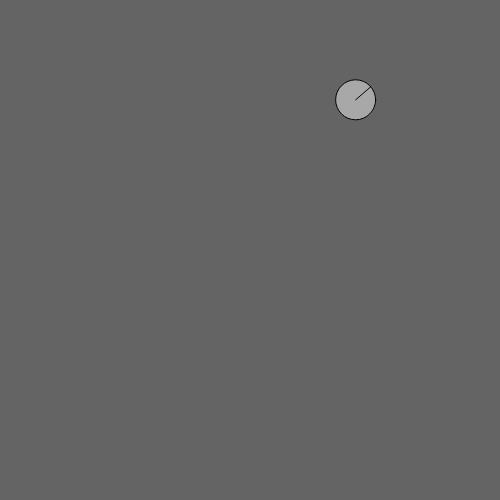
Frame 1 (no input)
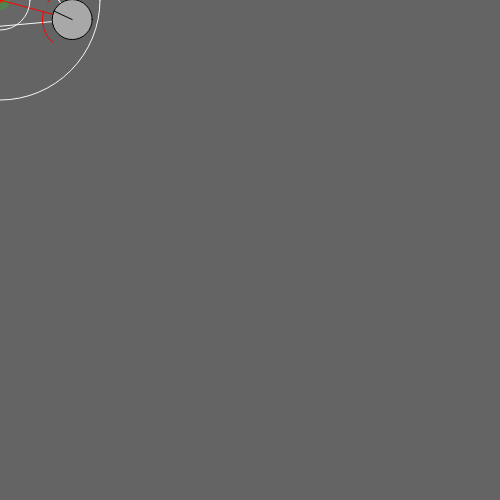
Frame 60 (no input)
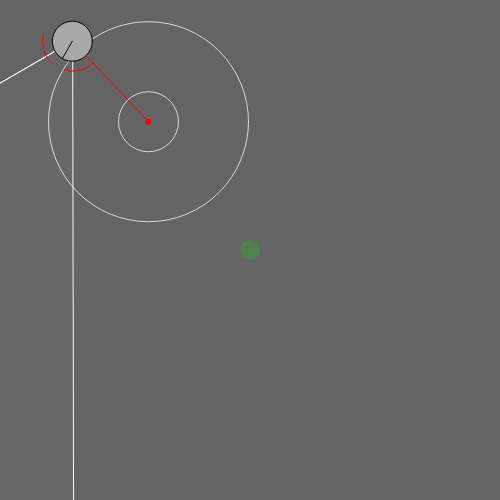
Frame 120 (the mouse pressed at the canvas centre since frame 60)

The p5.js sketch that drew these frames (run headless with seeded random() and noise() and a simulated clock; from frame 60 on, the mouse is pressed at the canvas centre):

// p5.js sketch
// ── sketch.js
class Agent{

  constructor()
  {    
    //MOTION - ATTRIBUTE
    this.pos   = createVector(0.0,0.0)
    this.speed = createVector(0.0,0.0)
    this.accel = createVector(0.0,0.0)
    
    this.angular_pos   = 0.0
    this.angular_speed = 0.0
    this.angular_accel = 0.0
    
    //STATE - ATTRIBUTE
    this.excitement = 1.0
    
    //MOTION - SETTING
    this.pos_limit   = [ 0.0 , canvasSize[0], 0.0 , canvasSize[1]]
    this.speed_limit = [ 0.0 , 5.0]
    this.accel_limit = [ 0.0 , 5.0]

    this.angular_pos_limit   = [ -1000.0 ,1000.0]
    this.angular_speed_limit = [ -0.2 ,0.2]
    this.angular_accel_limit = [ -0.1 ,0.1]
      
    //PROPERTY - SETTING
    this.size            = 20.0
    
    this.vision          = 30
    this.slowDownDist    = [ 30.0 , 100.0]
    this.slowDownAngle   = [ 10.0 , 75.0]   
    
    //TARGET - ATTRIBUTE

    this.target                 = createVector(0.0, 0.0);
    
    this.target_mind_pos        = createVector(0.0, 0.0);
    this.target_mind_pos_last   = createVector(0.0, 0.0);    
    this.target_mind_speed      = createVector(0.0, 0.0);
    this.target_mind_speed_last = createVector(0.0, 0.0);    
    this.target_mind_accel      = createVector(0.0, 0.0);
    
    this.target_out_canvas     = false
    this.target_in_vision      = false
    this.target_mind_in_vision = true
    
    //COLLISION - ATTRIBUTE
    this.collision_agents = []
    
    //COLLISION - SETTING
    this.collision_others = 0.9
    
    //AVOID - ATTRIBUTE
    this.avoid_agents = []
    this.in_vision_agents = []
    
    //AVOID - SETTING
    this.avoid_others = 0.01
    this.avoid_dist   =  50.0    
    
    //VISUAL
    this.draw_helpers       = false
    this.draw_vision        = true
    this.draw_vision_target = true
    this.draw_target        = true
    this.draw_target_aim    = true
    this.draw_target_dist   = true
    this.draw_avoid         = true
    this.draw_collision     = true
    
    this.shape_type   = "circle"
    this.shape_color  = [170,170,170,250]
    
    this.vision_size  = 200.0
    this.vision_color  = [170,170,170,10]
    
    
    this.colorVisionStroke = [250,250,250,250]
    
    this.canvas      = canvas  
  }
  
  randomPosition()
  {
    this.pos = createVector( random(this.pos_limit[0] , this.pos_limit[1]) , random( this.pos_limit[2] , this.pos_limit[3])  )
    this.target_mind = createVector( random(this.pos_limit[0] , this.pos_limit[1]) , random( this.pos_limit[2] , this.pos_limit[3])  )
  }

  keepPositionInCanvas()
  {
    if( this.pos.x        < this.pos_limit[0] ) this.pos.x = ( this.pos.x        - this.pos_limit[0] ) + this.pos_limit[1]
    if( this.pos_limit[1] < this.pos.x        ) this.pos.x = ( this.pos_limit[1] -this.pos.x         ) + this.pos_limit[0]
    
    if( this.pos.y        < this.pos_limit[2] ) this.pos.y = ( this.pos.y        - this.pos_limit[2] ) + this.pos_limit[3]
    if( this.pos_limit[3] < this.pos.y        ) this.pos.y = ( this.pos_limit[3] - this.pos.y        ) + this.pos_limit[2]
  }  

  randomSpeed()
  {
    let randomSpeed = random(this.speed_limit[0] , this.speed_limit[1] )
    this.speed = p5.Vector.random2D();
    let v = createVector(1,0)
    this.angular_pos = v.angleBetween(this.speed);
    this.speed.mult(randomSpeed);
    
  }
  
  followTarget( )
  {  
      //________________________________________________________________________ORIENT
      this.angular_accel = 0
      
      //ORIENT - ADD STEERING   
      let vTargetA      = p5.Vector.sub( this.target_mind_pos , this.pos )
      let vOrientA      = createVector(  cos( this.angular_pos ) , sin( this.angular_pos )     ) 
      let desirRotation = degrees( vOrientA.angleBetween(vTargetA) )
      
      
      if( abs( desirRotation ) < this.slowDownAngle[1] )
        desirRotation *=  max( 0.0 , ( abs( desirRotation) - this.slowDownAngle[0] ) ) / this.slowDownAngle[1]   

      this.angular_accel += desirRotation
      
      //________________________________________________________________________POS
      this.accel = createVector(0,0)
      
      //POS - GET FRICTION 
      this.accel.add( this.speed *-1 * this.friction) 
      
      
      //POS - ADD STEERING
      let l_rays  = this.size 
      let vDesir  = p5.Vector.sub( this.target_mind_pos , this.pos )
      let l_delta = vDesir.mag() - l_rays
      
      
      if( 0 < l_delta )
        {

          let desirSpeed = this.speed_limit[1]
          
          if( l_delta < this.slowDownDist[1]   )
              desirSpeed *= max( 0.0 , ( ( l_delta - this.slowDownDist[0]) / this.slowDownDist[1] ) )
             
          
          
          vDesir.setMag(desirSpeed)
          
          
          let vSteer = p5.Vector.add( vDesir , this.speed * -1 )
          
          //DIR CONSTRAINT
          
          if( this.onlyFrontDriving )
            {
              let vOrient = createVector(  cos(this.angular_pos) , sin(this.angular_pos)     ) 
              vOrient.mult( vOrient.dot(vSteer) )
              vSteer = vOrient;              
            }
           
          
          this.accel.add( vSteer )
                            
        }  
        
  
  }  
  
  avoidOthers( Agents , iSelf )
  {
    
    let vDelta_cumulate = createVector();
    this.avoid_agents     = []
    this.in_vision_agents = []
    for( var i = 0 ; i < Agents.length ; i++ )
    {
      if( i == iSelf ) continue
      
      
      let vTarget       = p5.Vector.sub( Agents[i].pos , this.pos)
      let vOrient      = createVector(  cos(this.angular_pos)* this.size  , sin(this.angular_pos) * this.size    )  
      let angleTarget  = degrees( vOrient.angleBetween(vTarget    ) )
   
      let is_in_vision = false
      if( abs(angleTarget) < this.vision )
        is_in_vision = true
    
      if( is_in_vision == false )
        continue
        
        
      this.in_vision_agents.push( Agents[i] )
        
      
      
      let min_delta = this.size + Agents[i].size + this.avoid_dist
      let vDelta = p5.Vector.sub(this.pos, Agents[i].pos)
      let current_delta = vDelta.mag()
      
      
      if( current_delta < min_delta )
        {
          vDelta.setMag( min_delta - current_delta )
          vDelta_cumulate.add(vDelta) 
          this.avoid_agents.push( Agents[i] )
          
          this.excitement = this.excitement +0.001
        }
    }   
    
    vDelta_cumulate.mult(this.avoid_others)
    //this.target_mind_pos.add( vDelta_cumulate )
    this.accel.add( vDelta_cumulate )
      
  }
  
  
  followOthers( Agents , iSelf )
  {
    
    let vDelta_cumulate = createVector();
    let vPos_cumulate = createVector();
    
    this.in_vision_agents = []
    for( var i = 0 ; i < Agents.length ; i++ )
    {
      if( i == iSelf ) continue
      
      
      let vTarget       = p5.Vector.sub( Agents[i].pos , this.pos)
      let vOrient      = createVector(  cos(this.angular_pos)* this.size  , sin(this.angular_pos) * this.size    )  
      let angleTarget  = degrees( vOrient.angleBetween(vTarget    ) )
   
      let is_in_vision = false
      if( abs(angleTarget) < this.vision )
        is_in_vision = true
    
      if( is_in_vision == false )
        continue
        
        
      this.in_vision_agents.push( Agents[i] )
        
      
      vDelta_cumulate.add( Agents[i].accel )
      vPos_cumulate.add( Agents[i].pos)
    }   
    
    if( ( 0 < Agents.length  )&&( 1.0 < vDelta_cumulate.mag() ) )
    {
      vDelta_cumulate.mult(10.0)
      
      vPos_cumulate.div( Agents.length )
      
      //this.target_mind_pos = vPos_cumulate
      this.target_mind_pos.add( vDelta_cumulate )      
    }

      
  }
  
  
  collisionOthers( Agents , iSelf )
  {
    let vDelta_cumulate = createVector();
    this.collision_agents = []   
    for( var i = 0 ; i < Agents.length ; i++ )
    {
      if( i == iSelf ) continue
      
      let min_delta = this.size + Agents[i].size 
      let vDelta = p5.Vector.sub(this.pos, Agents[i].pos)
      let current_delta = vDelta.mag()
      
      if( current_delta < min_delta )
        {
          vDelta.setMag(min_delta - current_delta)
          vDelta_cumulate.add(vDelta) 
          this.collision_agents.push( Agents[i] )
          this.excitement = this.excitement +0.005
        }
    }   
    vDelta_cumulate.mult(this.collision_others)
    this.accel.add( vDelta_cumulate )
  }  
  
  
  update_mind_target()
  {
    

    
    let vTarget     = p5.Vector.sub( this.target , this.pos)
    let vTargetMind = p5.Vector.sub( this.target_mind_pos , this.pos)
    let vOrient     = createVector(  cos(this.angular_pos)* this.size  , sin(this.angular_pos) * this.size    )
    
    let angleTarget     = degrees( vOrient.angleBetween(vTarget    ) )
    let angleTargetMind = degrees( vOrient.angleBetween(vTargetMind) )
    
    
    this.target_mind_in_vision = true
    
    this.target_in_vision = false
    if( ( abs(angleTarget) < this.vision )&&( this.target_out_canvas == false ) )
      this.target_in_vision = true
    
    let target_mind_in_vision = false
    if( abs(angleTargetMind) < this.vision )
      target_mind_in_vision = true
    
    
    if( this.target_in_vision )
      {
        this.target_mind_pos_last   = this.target_mind_pos
        this.target_mind_pos        = this.target
        
        this.target_mind_speed_last = this.target_mind_speed
        this.target_mind_speed      = p5.Vector.sub( this.target_mind_pos , this.target_mind_pos_last )
        
        //this.target_mind_accel      = p5.Vector.sub( this.target_mind_speed , this.target_mind_speed_last ) 
        this.target_mind_in_vision = true
        
        this.excitement = 1.0
      }
    else
    {


      if( target_mind_in_vision )
        {
           let angle_tmp = abs( degrees(this.target_mind_speed.angleBetween(vOrient)) )
           
          if( ( 0.01 < this.target_mind_speed.mag() )&&( 20.0 < angle_tmp ) )
              this.target_mind_in_vision = false
            else
              this.target_mind_in_vision = true       
        }
      else
        {
          this.target_mind_in_vision = false          
        }


      if( this.target_mind_in_vision == false )
        {
          this.target_mind_pos.add( this.target_mind_speed )       
        }
      else
        {
          let vOrient     = createVector(  cos(this.angular_pos)  , sin(this.angular_pos) )
                                         
          this.target_mind_speed    = createVector(0.0,0.0)
          this.target_mind_pos      = createVector(this.pos.x+vOrient.x*this.slowDownDist[0] ,this.pos.y+vOrient.y*this.slowDownDist[0] )
          this.target_mind_pos_last = createVector(this.pos.x+vOrient.x*this.slowDownDist[0] ,this.pos.y+vOrient.y*this.slowDownDist[0] )
          
          if(( this.speed.mag() < 0.001 )&&( abs( degrees( this.angular_speed )  < 0.001 ) )&&( 0.01 < this.excitement ) )
            {
              this.target_mind_pos = createVector( random(this.pos_limit[0] , this.pos_limit[1]) , random( this.pos_limit[2] , this.pos_limit[3])  )
              this.target_mind_pos_last = this.target_mind_pos
            }      
      
      
      
        }
        

      
      
    }
    
    
  }
  
  
  
  
  applyAccel( friction )
  {
    
    this.angular_accel = min( max( this.angular_accel , this.angular_accel_limit[0] ) , this.angular_accel_limit[1]  )
    this.angular_speed += this.angular_accel
    this.angular_speed = min( max( this.angular_speed , this.angular_speed_limit[0] ) , this.angular_speed_limit[1]  )
    this.angular_pos   += this.angular_speed

    this.angular_speed *= ( 1.0 - friction )
    
    
    
    let accel_mag = this.accel.mag()
    accel_mag = min( max( accel_mag , this.accel_limit[0] ) , this.accel_limit[1]  )
    this.accel.setMag(accel_mag)
    
    this.speed.add(this.accel)

    let speed_mag = this.speed.mag()
    speed_mag = min( max( speed_mag , this.accel_limit[0] ) , this.accel_limit[1]  )
    this.speed.setMag(speed_mag)
    
    this.pos.add( this.speed )
    
    this.speed.mult( 1.0 - friction )
    
    
    this.excitement = this.excitement - 0.0035
    
  }

  draw()
  {
    let vOrient = createVector(  cos(this.angular_pos)* this.size  , sin(this.angular_pos) * this.size    ) 
    

    
    if( this.draw_helpers )
    {
      if( this.draw_vision )
      {
        let stroke_size = 1.0
        let stroke_color = [250,250,250,250]
        
        stroke(stroke_color[0], 
               stroke_color[1], 
               stroke_color[2],
               stroke_color[3]);
        strokeWeight(stroke_size);     
        fill(color(this.vision_color[0], 
                   this.vision_color[1], 
                   this.vision_color[2],
                   this.vision_color[3]));   
        
        
        let vOrientA = p5.Vector.mult( vOrient , this.vision_size  );
        
        let vVisionA = createVector( vOrientA.x , vOrientA.y );
        let vVisionB = createVector( vOrientA.x , vOrientA.y );
        
        vVisionA.rotate(radians(this.vision))
        vVisionB.rotate(radians(this.vision*-1))
        
        triangle( this.pos.x, this.pos.y , 
                  this.pos.x + vVisionA.x, this.pos.y + vVisionA.y,
                  this.pos.x + vVisionB.x, this.pos.y + vVisionB.y); 
        
        line( this.pos.x , this.pos.y , 
              this.pos.x + vVisionA.x , this.pos.y + vVisionA.y )
      }
 

     
      if( this.draw_target )
      {
        strokeWeight(0); 
        fill(color(255,0,0,255)) 
        
        //DRAW POINT
        circle(this.target_mind_pos.x, this.target_mind_pos.y, 3*2)  
        
        fill(color(0,255,0,50)) 
        circle(this.target.x, this.target.y, 10*2)  
   
        //DRAW AIM
        stroke(255,0,0,255);
        strokeWeight(1);         
        line( this.pos.x , this.pos.y , this.target_mind_pos.x , this.target_mind_pos.y )  
        
        //DRAW ORIENT ZONE

        fill(color(0,0,0,0)) 
        arc( this.pos.x , this.pos.y ,  this.size*3 , this.size*3 , 
            this.angular_pos + radians(this.slowDownAngle[0]) , this.angular_pos + radians(this.slowDownAngle[1]) )
        
        arc( this.pos.x , this.pos.y ,  this.size*3 , this.size*3 , 
            this.angular_pos - radians(this.slowDownAngle[1]) , this.angular_pos - radians(this.slowDownAngle[0]) )
           
        
        //DRAW TRANSLATE ZONE
        stroke(250,250,250,250*this.excitement);
        strokeWeight(1); 
        fill(color(0,0,0,0));
            
        circle( this.target_mind_pos.x , this.target_mind_pos.y , this.slowDownDist[1] * 2 )
        circle( this.target_mind_pos.x , this.target_mind_pos.y , this.slowDownDist[0] * 2 )   
        
      }

      if( this.draw_avoid )
      {

        stroke(0,170,0,250);
        strokeWeight(1); 
        fill(color(0,170,0,100));
        
        
        
        let vision_avoid_draw_size = ( this.size + this.avoid_dist ) *2
        if( 0 < this.avoid_agents.length )
          arc( this.pos.x , this.pos.y ,  vision_avoid_draw_size, vision_avoid_draw_size, 
            this.angular_pos - radians(this.vision) , this.angular_pos + radians(this.vision) )
                
        
        for( var i = 0 ; i < this.avoid_agents.length ; i++ )
          line( this.avoid_agents[i].pos.x , this.avoid_agents[i].pos.y , this.pos.x , this.pos.y )
        
        
        stroke(170,170,170,170);
        for(  i = 0 ; i < this.in_vision_agents.length ; i++ )
          line( this.in_vision_agents[i].pos.x , this.in_vision_agents[i].pos.y , this.pos.x , this.pos.y )        
        
        
        
      }
    }
    

 

    
    //DRAW SHAPE
    if( this.shape_type == "triangle" )
    {
      let override_shape_size = 1.5
      vOrient.mult(override_shape_size)

      let sizeBack    = 0.5
      let stroke_color = [0,0,0,250]
      let stroke_size = 1.0
      
      
      stroke(stroke_color[0], 
             stroke_color[1], 
             stroke_color[2],
             stroke_color[3]);
      strokeWeight(stroke_size); 
      fill(color(this.shape_color[0], 
                 this.shape_color[1], 
                 this.shape_color[2],
                 this.shape_color[3]));
      
      let shapeCoordsFront = p5.Vector.add( this.pos , vOrient);
      let cBack  = p5.Vector.add( this.pos , p5.Vector.mult( vOrient , -1.0  ) );
  
      let vOrientBack  = createVector( vOrient.y , vOrient.x * -1 )
      
      vOrientBack.mult(sizeBack)
      
      let shapeCoordsBackA = p5.Vector.add( cBack , vOrientBack )
      let shapeCoordsBackB = p5.Vector.add( cBack , p5.Vector.mult( vOrientBack , -1.0  ) );
    
      //circle( this.pos.x , this.pos.y , this.size * 2 )
      triangle( shapeCoordsFront.x, shapeCoordsFront.y , 
                shapeCoordsBackA.x, shapeCoordsBackA.y,
                shapeCoordsBackB.x, shapeCoordsBackB.y);  
      
      
    }
    else if( this.shape_type == "circle" )
    {
      let sizeBack    = 0.5
      let stroke_color = [0,0,0,250]
      let stroke_size = 1.0
      
      
      stroke(stroke_color[0], 
             stroke_color[1], 
             stroke_color[2],
             stroke_color[3]);
      strokeWeight(stroke_size); 
      fill(color(this.shape_color[0], 
                 this.shape_color[1], 
                 this.shape_color[2],
                 this.shape_color[3]));
      
      
      circle( this.pos.x , this.pos.y , this.size * 2 )
      let pOrient  = p5.Vector.add( this.pos , vOrient )
      line(this.pos.x,this.pos.y , pOrient.x , pOrient.y)
      
    }

  }
  
}

/*
class AgentTarget{

  constructor( canvas )
  {
    this.pos     = createVector(0,0);
    this.size        = 20.0
    this.color       = [100,170,100,100]
    this.colorStroke = [170,170,170,250]
    this.canvas      = canvas  
  }
  
}
*/







class World{

  constructor()
  {
    this.objs         = [];    
    this.friction = 0.15;
    this.mouseOut = false
  }
  
  solve()
  {
    
    //BASE FORCES
    for( var i = 0 ; i < this.objs.length ; i++ )
    {
      this.objs[i].target = createVector( mouseX , mouseY ) 
      this.objs[i].target_out_canvas = this.mouseOut
      this.objs[i].keepPositionInCanvas()
      
      this.objs[i].update_mind_target()
      this.objs[i].followOthers( this.objs , i )
      this.objs[i].followTarget()
      this.objs[i].avoidOthers( this.objs , i )
      this.objs[i].collisionOthers(  this.objs , i )
      this.objs[i].applyAccel( this.friction )     
    }   

  }
  
  append( agent )
  {
    this.objs.push( agent )
  }
  
  draw()
  { 
     
    for( var i = 0 ; i < this.objs.length ; i++ )
      {

        
        this.objs[i].draw(); 
      }
        
  }
  
}


class user_control{
  
  
  constructor()
  {
    this.types             = []
    this.names             = []
    this.values            = []
    this.sections          = []

    this.names    = this.names.concat(    [ ' ==== WORLD ==== ' ,'agentNbr'            , 'friction'                    , 'debug_agent_num'    ]  )
    this.types    = this.types.concat(    [ 'text'              ,'slider'              , 'slider'                      , 'slider'             ]  )
    this.values   = this.values.concat(   [ ''                  , [ 1 , 0,  50 , 1 ]   , [ 0.15 , 0.0,  1.0 , 0.01 ]  , [ -1 , -1,  50 , 1 ] ]  )
    this.sections = this.sections.concat( [ ''                  , 'world'              , 'world'                       , ''                   ]  )

    this.names    = this.names.concat(    [ ' ==== AGENT ==== ' ,'shape'                , 'size'                         ]  )
    this.types    = this.types.concat(    [ 'text'              ,'enum'                 , 'slider'                       ]  )
    this.values   = this.values.concat(   [ ''                  , ['circle','triangle'] , [ 20.0 , 0.01,  100.0 , 0.1 ]  ]  )
    this.sections = this.sections.concat( [ ''                  , 'world'               , 'world'                        ]  )      
    
    this.names    = this.names.concat(    [  'speed_limit'                 , 'accel_limit'                ]  )
    this.types    = this.types.concat(    [  'slider'                      , 'slider'                     ]  )
    this.values   = this.values.concat(   [  [ 5.0 , 0.0,  100.0 , 0.01 ]  , [ 5.0 , 0.0,  100.0 , 0.01 ] ]  )
    this.sections = this.sections.concat( [  'world'                       , ''                           ]  )    
    
    this.names    = this.names.concat(    [ 'angular_speed_limit'         , 'angular_accel_limit'        ]  )
    this.types    = this.types.concat(    [ 'slider'                      , 'slider'                     ]  )
    this.values   = this.values.concat(   [ [ 0.2 , 0.0,  10.0 , 0.01 ]  , [ 0.1 , 0.0,  10.0 , 0.01   ] ]  )
    this.sections = this.sections.concat( [ 'world'                       , ''                           ]  ) 
    
    this.names    = this.names.concat(    [ 'vision'                       , 'slowDownDist_min'             , 'slowDownDist_max'              ]  )
    this.types    = this.types.concat(    [ 'slider'                       , 'slider'                       , 'slider'                        ]  )
    this.values   = this.values.concat(   [ [ 60.0 , 10.0 ,  180.0 , 1.0 ] , [ 30.0 , 10.0 ,  200.0 , 1.0 ] , [ 30.0 , 10.0 ,  200.0 , 1.0 ]  ]  )
    this.sections = this.sections.concat( [ 'world'                        , ''                             , ''                              ]   )     
    
    this.names    = this.names.concat(    [ 'slowDownAngle_min'            , 'slowDownAngle_max'              ]  )
    this.types    = this.types.concat(    [ 'slider'                       , 'slider'                        ]  )
    this.values   = this.values.concat(   [ [ 10.0 , 10.0 ,  200.0 , 1.0 ] , [ 10.0 , 10.0 ,  200.0 , 1.0 ]  ]  )
    this.sections = this.sections.concat( [ ''                             , ''                              ]   )   
    
    this.names    = this.names.concat(    [ 'collision_others'           , 'avoid_others'                  , 'avoid_dist'                     ]  )
    this.types    = this.types.concat(    [ 'slider'                     , 'slider'                        , 'slider'                         ]  )
    this.values   = this.values.concat(   [ [ 0.9 , 0.0 ,  1.0 , 0.01 ]  , [ 0.01 , 0.0 ,  1.0 , 0.01 ]    , [ 50.0 , 0.0 ,  100.0 , 0.1 ]    ]  )
    this.sections = this.sections.concat( [ ''                           , ''                              , ''                               ]   )      
    
    
    this.Objs       = []

  }

  build_ui()
  {  
    var y_step = 20.0;
    var x_col = 150;

    for( var i = 0 ; i < this.names.length ; i++ )
      {
        
        if( this.types[i] == 'slider')
          {
            let t = createP( this.names[i] );
            t.style('color', '#FFF');
            t.position( 0 , canvasSize[1] + y_step * i );  
            
            let s = createSlider(this.values[i][1], this.values[i][2], this.values[i][0], this.values[i][3] )
            s.position( x_col , canvasSize[1] + 15 + y_step * i ); 
            
            let v = createP( s.value() );
            v.style('color', '#FFF');
            v.position( x_col + 200 , canvasSize[1] + y_step * i  ); 
            
            //let r = createButton( 'reset' );
            //r.position( x_col + 250 , canvasSize[1] + 15 + y_step * i  );
            //r.mousePressed( toto , this , i )
            
            this.Objs.push( [t ,s , v ] )
          }
        else if( this.types[i] == 'text')
          {
            let t = createP( this.names[i] );
            t.style('color', '#FFF');
            t.position( 0 , canvasSize[1] + y_step * i );    
            this.Objs.push( [t] )
          }
        else if( this.types[i] == 'enum')
          {
            let t = createP( this.names[i] );
            t.style('color', '#FFF');
            t.position( 0 , canvasSize[1] + y_step * i );  
            
            let radio = createSelect( );
            for( var j =0 ; j < this.values[i].length ; j++ )
              {
                radio.option(  this.values[i][j]);                
              }
            radio.selected(this.values[i][0]) 
                 
            radio.position( x_col , canvasSize[1] + 15 + y_step * i );  
            
            this.Objs.push( [t,radio] )
          }
        
      }    
  }
  
  reset_ui( button_pressed_i  )
  {
    print( button_pressed_i)
    if( button_pressed_i != -1 )
      {
        this.Sliders[button_pressed_i].value( this.sliders_default_v[button_pressed_i]  )      
      }
  }

  update_ui( button_pressed_i = -1 )
  {    
    for( var i = 0 ; i < this.Objs.length ; i++ )
    {
      if( this.types[i] == 'slider' )
        this.Objs[i][2].html( this.Objs[i][1].value()  )//Sliders[i].value() )
    }

    
  }
  
  get_value( attr_name )
  {
    let i = this.names.indexOf(attr_name)
    if( this.types[i] == 'slider')
      return this.Objs[i][1].value()
    else if( this.types[i] == 'enum')
      return this.Objs[i][1].value()
    
  }
   
}




/////////////////////////////////////////////////////////////////////////////////////////////////
/////////////////////////////////////////////////////////////////////////////////////////////////
/////////////////////////////////////////////////////////////////////////////////////////////////

//LAYOUT
var canvasSize        = [500, 500]
var canvasSizeDefault = [500, 500]

//INDIVIDUAL PARAM
var agentNbr = 1;



/////////////////////////////////////////////////////////////////////////////////////////////////
/////////////////////////////////////////////////////////////////////////////////////////////////
/////////////////////////////////////////////////////////////////////////////////////////////////

var world;
var debug = true;

var uc       = null;
var buildUc = false


function setup() {
  //LAYOUT
  
  
  world = new World(); 
  
  let Canvas = createCanvas(canvasSize[0], canvasSize[1]);
  Canvas.mouseOut( utils_mouseOut )
  Canvas.mouseOver( utils_mouseIn )
  
  
  for( var i = 0 ; i < agentNbr ; i++ )
  {
    let newAgent = new Agent();  
    newAgent.randomPosition()
    newAgent.randomSpeed()
    
    world.append(newAgent) 
  }
  
  
  uc = new user_control()
  if( buildUc )
    uc.build_ui()
  
  
  
  

     
  //noLoop();
}


function draw() {
  
  background(100);
  world.solve();
  world.draw();
  
  for( i = 0 ; i < world.objs.length ; i++ )
  {
      world.objs[i].draw_helpers = debug
  }
  
  
  if( buildUc )
  {
  uc.update_ui()
  
  nbrAgents      = uc.get_value( 'agentNbr' )
  world.friction = uc.get_value( 'friction' )
  

  for( i = 0 ; i < world.objs.length ; i++ )
    {
      world.objs[i].shape_type     = uc.get_value( 'shape' )
      world.objs[i].size           = uc.get_value( 'size' )

      //world.objs[i].speed_limit          = uc.get_value( 'speed_limit' )
      //world.objs[i].accel_limit          = uc.get_value( 'accel_limit' )
      //world.objs[i].angular_speed_limit  = uc.get_value( 'angular_speed_limit' )
      //world.objs[i].angular_accel_limit  = uc.get_value( 'angular_accel_limit' )
          
      world.objs[i].vision           = uc.get_value( 'vision' )
      world.objs[i].slowDownDist[0]  = uc.get_value( 'slowDownDist_min' )
      world.objs[i].slowDownDist[1]  = uc.get_value( 'slowDownDist_max' )
      world.objs[i].slowDownAngle[0] = uc.get_value( 'slowDownAngle_min' )
      world.objs[i].slowDownAngle[1] = uc.get_value( 'slowDownAngle_max' )
      
      world.objs[i].collision_others  = uc.get_value( 'collision_others' )
      world.objs[i].avoid_others      = uc.get_value( 'avoid_others' )
      world.objs[i].avoid_dist        = uc.get_value( 'avoid_dist' )
      
      
      let debug_num = uc.get_value( 'debug_agent_num' )
      
      if( debug_num == -1 )
        {
          world.objs[i].draw_helpers = debug           
        }
      else
        {
            
          if( debug_num == i)
            world.objs[i].draw_helpers = debug 
        }

        
    }  
        
  }

}



function keyPressed() {
  
  //32 space bar
  //13 enter
  //72 h
  
  if (keyCode == 72)
  {
    if( debug == true ) debug = false
    else debug = true
  }

  if (keyCode == 32)
    {
      let add_agents = 1
      for( var i = 0 ; i < add_agents ; i++ )
      {
        let newAgent = new Agent(); 
        newAgent.randomPosition()
        newAgent.randomSpeed()
        
        world.append(newAgent) 
      }        
    }

  
}


function mousePressed() {
  print( 'mousePressed');
  touchStarted();
}


function utils_mouseOut()
{
  world.mouseOut = true 
}

function utils_mouseIn()
{
  world.mouseOut = false 
}




//FOR MOBILE PHONE

/* fullscreen() must be called in a touch or
 * mouse event to work!
 */
function touchStarted () {
  
  var fs = fullscreen();
  if (!fs) {
    fullscreen(true);
  }
}

/* full screening will change the size of the canvas */
function windowResized() {
  
  if( ( canvasSize[0] != windowWidth )&&( canvasSize[1] != windowHeight ))
  {
    canvasSize[0] = windowWidth;
    canvasSize[1] = windowHeight;
    
    resizeCanvas(windowWidth, windowHeight);
    for( i = 0 ; i < world.objs.length ; i++ )
      world.objs[i].pos_limit = [0,windowWidth,0,windowHeight]
  }
  else
  {
    canvasSize[0] = canvasSizeDefault[0];
    canvasSize[1] = canvasSizeDefault[1];
    
    resizeCanvas(canvasSizeDefault[0] , canvasSizeDefault[1] );
    for( i = 0 ; i < world.objs.length ; i++ )
      world.objs[i].pos_limit = [0,canvasSizeDefault[0],0,canvasSizeDefault[1] ]    
  }

  
}

/* prevents the mobile browser from processing some default
 * touch events, like swiping left for "back" or scrolling
 * the page.
 */
document.ontouchmove = function(event) {
    event.preventDefault();
};
